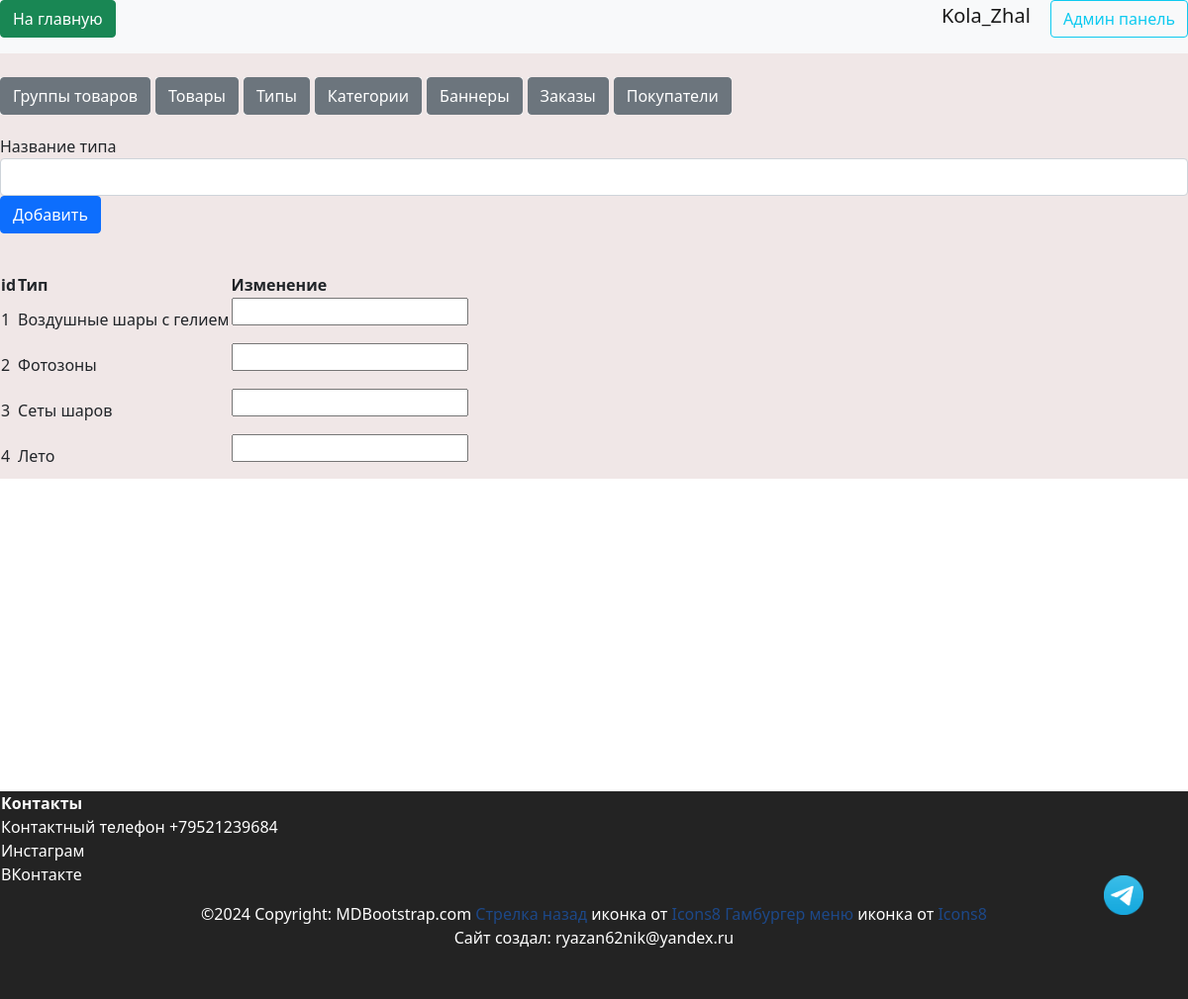
/admin/types (signed in), run on the app's committed database.
### data/users.py (models this page shows, shortened)
class User(SqlAlchemyBase, UserMixin, SerializerMixin):
    __tablename__ = 'users'
    id = sqlalchemy.Column(sqlalchemy.Integer,
                           primary_key=True, autoincrement=True)
    name = sqlalchemy.Column(sqlalchemy.String, nullable=True)
    tel = sqlalchemy.Column(sqlalchemy.String, nullable=True)
    email = sqlalchemy.Column(sqlalchemy.String,
                              index=True, unique=True, nullable=True)
    hashed_password = sqlalchemy.Column(sqlalchemy.String, nullable=True)
    created_date = sqlalchemy.Column(sqlalchemy.DateTime,
                                     default=datetime.datetime.now)
    basket = sqlalchemy.Column(sqlalchemy.String, default='{}')
    admin = sqlalchemy.Column(sqlalchemy.Boolean, default=False)
    tg_id = sqlalchemy.Column(sqlalchemy.String, nullable=True)
    confirmed = sqlalchemy.Column(sqlalchemy.Boolean, default=False)
    address = sqlalchemy.Column(sqlalchemy.String, nullable=True)
    orders = orm.relationship("Order", back_populates='user')

### data/types.py (models this page shows, shortened)
class Types(SqlAlchemyBase):
    __tablename__ = 'types'
    id = sqlalchemy.Column(sqlalchemy.Integer,
                           primary_key=True, autoincrement=True)
    title = sqlalchemy.Column(sqlalchemy.String, nullable=True)
    products = orm.relationship("ProductGroup", back_populates='type_relation')

### server.py (the view, shortened to what this page needs)
@app.route("/admin/types", methods=["GET", "POST"])
@login_required
def admin_types():
    if current_user.admin:
        filenames = [""]
        form = TypeForm()
        db_sess = db_session.create_session()
        types = db_sess.query(Types).all()
        return render_template(
            "pages/admin_types.html", title="Админ панель", types=types, form=form
        )

### forms/types.py
class TypeForm(FlaskForm):
    title = StringField('Название типа', validators=[DataRequired()])
    submit = SubmitField('Добавить')

### data/db_session.py (called while the page is built)
def create_session() -> Session:
    global __factory
    return __factory()

### server.py (called while the page is built)
@login_manager.user_loader
def load_user(user_id):
    db_sess = db_session.create_session()
    return db_sess.query(User).filter(User.id == user_id).first()

### templates/pages/admin_types.html (shortened to what this page needs)
{% extends "pages/base_admin.html" %}
{% block admincontent %}
<div>
    <form action="" method="post" enctype="multipart/form-data">
        <nav>
            <div>
                {{ form.title.label() }}
                {{ form.title(class="form-control")}}
                {{ form.submit(type="submit", class="btn btn-primary") }}
            </div>
        </nav>
    </form>
</div>
<br>
<div>
    <table>
        <tr>
            <th>id</th>
            <th>Тип</th>
            <th>Изменение</th>
        </tr>
        {% for type in types %}
        <tr>
            <td>{{ type.id }}</td>
            <td>{{ type.title }}</td>
            <td>
                <form action="" method="post" enctype="multipart/form-data">
                    <input type="text" id="{{ type.id }}" name="{{ type.id }}"/>
                </form>
            </td>
        </tr>
        {% endfor %}
    </table>
</div>
{% endblock %}

### templates/includes/header.html
<header class="header--fixed">
    <nav class="navbar navbar-light bg-light">
        <p align="right">
            <a href="/index" class="btn btn-success"> На главную </a>
        </p>
        {% if current_user.is_authenticated %}
        <p align="right">
            <a class="logout navbar-brand" href="/logout">{{ current_user.name }}</a>
            {% if current_user.admin%}
            <a class="btn btn-outline-info mr-2" href="/admin/products">Админ панель</a>
            {% endif %}
            {% else %}
        <p align="right">
            <a class="btn btn-primary" onclick="saveHref('/register')" href="/register">Зарегистрироваться</a>
            <a class="btn btn-success" onclick="saveHref('/login')" href="/login">Войти</a>
        </p>
        {% endif %}
    </nav>
</header>

### static/css/header.css (style rules this page uses)
:root { --main-color: #0179FA; --second-color: white; }

### static/css/footer.css (style rules this page uses)
:root { --main-color: #111111; --second-color: white; }

### static/css/mystyle.css (style rules this page uses)
html { --firstly-color: white; --secondary-color: rgba(91, 82, 212, 0.837); --thirdly-color: rgb(99, 96, 105); --fourly-color: rgb(144, 182, 242); --black: rgb(35, 35, 35); --dark-blue: #12191d; --white: #ffffff; --green: #33ff00; --caribbean: #00e197; --light-green: #8eef8c; --turquoise: #12eeff; --pink: #f053d5; --red: #fe785a; --gray-900: #0c1114; --gray-700: #242a2c; --gray-650: #495257; --gray-600: #424b4f; --gray-500: #495257; --gray-300: #8d979e; --gray-200: #acb4b9; --gray-150: #aeb6bb; --gray-100: #eef1f3; --gray-50: #f6f8f9; --framing: black; --text-color: white; }
body { min-height: 100vh; position: relative; margin: 0; padding: 0; text-align: center; }

### static/css/index.css (style rules this page uses)
.navbar { padding-top: 0; padding-bottom: 0; }

### static/css/product_style.css (style rules this page uses)
:root { --product-text-color: rgb(255, 122, 0); --product-description-color: rgb(195, 213, 243); --product-title-color: rgb(255, 215, 0); --product-background: rgb(19, 68, 124); }
a { color: rgb(29, 72, 136); text-decoration: none; }

### data on the page
User: name "Kola_Zhal"
Types: id "1", title "Воздушные шары с гелием"
Types: id "2", title "Фотозоны"
Types: id "3", title "Сеты шаров"
Types: id "4", title "Лето"
